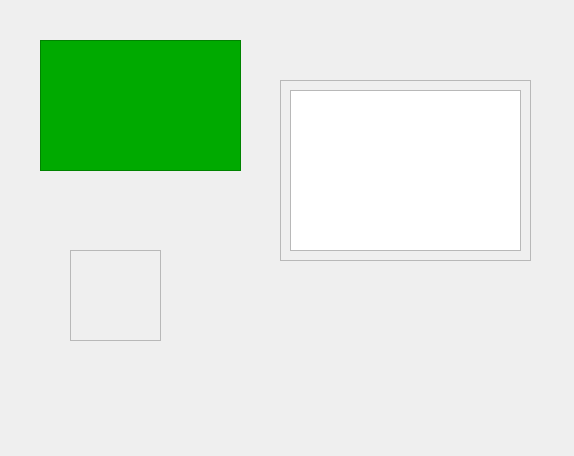
<?xml version="1.0" encoding="UTF-8"?>
<ui version="4.0">
 <class>QMainWidget</class>
 <widget class="QWidget" name="QMainWidget">
  <property name="geometry">
   <rect>
    <x>0</x>
    <y>0</y>
    <width>574</width>
    <height>456</height>
   </rect>
  </property>
  <property name="windowTitle">
   <string>Form</string>
  </property>
  <widget class="QFrame" name="frame">
   <property name="geometry">
    <rect>
     <x>70</x>
     <y>250</y>
     <width>91</width>
     <height>91</height>
    </rect>
   </property>
   <property name="layoutDirection">
    <enum>Qt::LeftToRight</enum>
   </property>
   <property name="frameShape">
    <enum>QFrame::StyledPanel</enum>
   </property>
   <property name="frameShadow">
    <enum>QFrame::Raised</enum>
   </property>
   <layout class="QGridLayout" name="gridLayout_2">
    <property name="leftMargin">
     <number>0</number>
    </property>
    <property name="topMargin">
     <number>0</number>
    </property>
    <property name="rightMargin">
     <number>0</number>
    </property>
    <property name="bottomMargin">
     <number>0</number>
    </property>
    <property name="spacing">
     <number>0</number>
    </property>
    <item row="0" column="0">
     <layout class="QGridLayout" name="gridLayout"/>
    </item>
   </layout>
  </widget>
  <widget class="QFrame" name="frame_2">
   <property name="geometry">
    <rect>
     <x>280</x>
     <y>80</y>
     <width>251</width>
     <height>181</height>
    </rect>
   </property>
   <property name="frameShape">
    <enum>QFrame::StyledPanel</enum>
   </property>
   <property name="frameShadow">
    <enum>QFrame::Raised</enum>
   </property>
   <layout class="QGridLayout" name="gridLayout_3">
    <item row="0" column="0">
     <widget class="QGraphicsView" name="graphicsView">
      <property name="sizePolicy">
       <sizepolicy hsizetype="Preferred" vsizetype="Preferred">
        <horstretch>0</horstretch>
        <verstretch>0</verstretch>
       </sizepolicy>
      </property>
      <property name="minimumSize">
       <size>
        <width>0</width>
        <height>0</height>
       </size>
      </property>
      <property name="maximumSize">
       <size>
        <width>16777215</width>
        <height>16777215</height>
       </size>
      </property>
     </widget>
    </item>
   </layout>
  </widget>
  <widget class="QFrame" name="frame_3">
   <property name="geometry">
    <rect>
     <x>40</x>
     <y>40</y>
     <width>201</width>
     <height>131</height>
    </rect>
   </property>
   <property name="layoutDirection">
    <enum>Qt::LeftToRight</enum>
   </property>
   <property name="styleSheet">
    <string notr="true">background-color: rgb(0, 170, 0);</string>
   </property>
   <property name="frameShape">
    <enum>QFrame::StyledPanel</enum>
   </property>
   <property name="frameShadow">
    <enum>QFrame::Raised</enum>
   </property>
   <layout class="QGridLayout" name="gridLayout_4">
    <property name="leftMargin">
     <number>0</number>
    </property>
    <property name="topMargin">
     <number>0</number>
    </property>
    <property name="rightMargin">
     <number>0</number>
    </property>
    <property name="bottomMargin">
     <number>0</number>
    </property>
    <property name="spacing">
     <number>0</number>
    </property>
    <item row="0" column="0">
     <layout class="QGridLayout" name="gridLayout_5"/>
    </item>
   </layout>
  </widget>
 </widget>
 <resources/>
 <connections/>
</ui>
